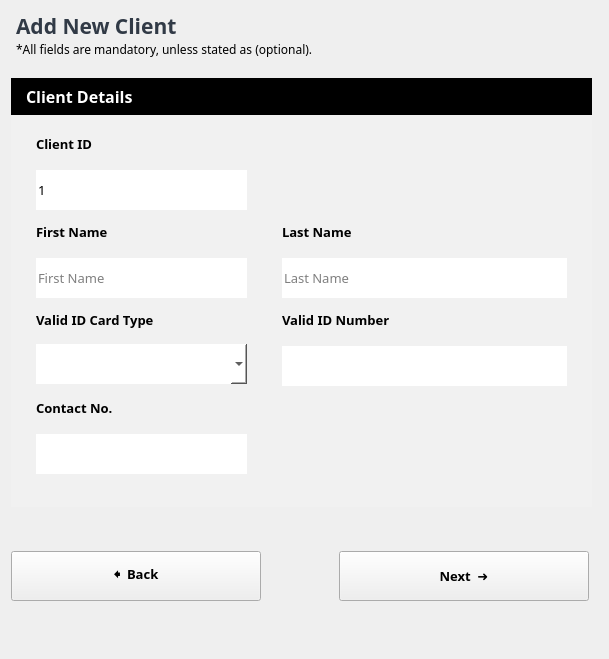
                <widget class="QWidget" name="page_3">
                 <layout class="QGridLayout" name="gridLayout_3">
                  <property name="verticalSpacing">
                   <number>0</number>
                  </property>
                  <item row="1" column="0">
                   <widget class="QWidget" name="widget_111" native="true">
                    <property name="styleSheet">
                     <string notr="true">background-color: rgb(0, 0, 0);</string>
                    </property>
                    <layout class="QHBoxLayout" name="horizontalLayout_41">
                     <property name="leftMargin">
                      <number>15</number>
                     </property>
                     <property name="topMargin">
                      <number>7</number>
                     </property>
                     <property name="rightMargin">
                      <number>15</number>
                     </property>
                     <property name="bottomMargin">
                      <number>7</number>
                     </property>
                     <item>
                      <widget class="QLabel" name="label_88">
                       <property name="font">
                        <font>
                         <family>Century Gothic</family>
                         <pointsize>12</pointsize>
                         <weight>75</weight>
                         <bold>true</bold>
                        </font>
                       </property>
                       <property name="styleSheet">
                        <string notr="true">color: rgb(255, 255, 255);</string>
                       </property>
                       <property name="text">
                        <string>Client Details</string>
                       </property>
                      </widget>
                     </item>
                    </layout>
                   </widget>
                  </item>
                  <item row="3" column="0" colspan="2">
                   <widget class="QWidget" name="widget_2" native="true">
                    <layout class="QGridLayout" name="gridLayout_4">
                     <property name="leftMargin">
                      <number>0</number>
                     </property>
                     <item row="3" column="2">
                      <widget class="QWidget" name="widget_8" native="true"/>
                     </item>
                     <item row="3" column="3">
                      <spacer name="verticalSpacer_3">
                       <property name="orientation">
                        <enum>Qt::Vertical</enum>
                       </property>
                       <property name="sizeType">
                        <enum>QSizePolicy::Expanding</enum>
                       </property>
                       <property name="sizeHint" stdset="0">
                        <size>
                         <width>20</width>
                         <height>32</height>
                        </size>
                       </property>
                      </spacer>
                     </item>
                     <item row="2" column="3">
                      <widget class="QPushButton" name="btnACnext">
                       <property name="sizePolicy">
                        <sizepolicy hsizetype="Expanding" vsizetype="Fixed">
                         <horstretch>0</horstretch>
                         <verstretch>0</verstretch>
                        </sizepolicy>
                       </property>
                       <property name="minimumSize">
                        <size>
                         <width>250</width>
                         <height>50</height>
                        </size>
                       </property>
                       <property name="maximumSize">
                        <size>
                         <width>250</width>
                         <height>16777215</height>
                        </size>
                       </property>
                       <property name="font">
                        <font>
                         <family>Century Gothic</family>
                         <pointsize>10</pointsize>
                         <weight>75</weight>
                         <bold>true</bold>
                        </font>
                       </property>
                       <property name="styleSheet">
                        <string notr="true">QPushButton {
	border-radius: 5px;
	border: 1px solid black;
	color: rgb(255, 255, 255);
	background-color: rgb(0, 0, 0);
}

QPushButton:hover {
	
	background-color: rgb(70, 70, 70);
}

QPushButton:pressed {
	color: rgb(106, 106, 106);
	background-color: rgb(0, 0, 0);
}background-color: rgb(255, 255, 255);</string>
                       </property>
                       <property name="text">
                        <string>Next  ➜</string>
                       </property>
                      </widget>
                     </item>
                     <item row="2" column="0">
                      <widget class="QPushButton" name="btnACback">
                       <property name="sizePolicy">
                        <sizepolicy hsizetype="Expanding" vsizetype="Fixed">
                         <horstretch>0</horstretch>
                         <verstretch>0</verstretch>
                        </sizepolicy>
                       </property>
                       <property name="minimumSize">
                        <size>
                         <width>250</width>
                         <height>50</height>
                        </size>
                       </property>
                       <property name="maximumSize">
                        <size>
                         <width>250</width>
                         <height>16777215</height>
                        </size>
                       </property>
                       <property name="font">
                        <font>
                         <family>Century Gothic</family>
                         <pointsize>10</pointsize>
                         <weight>75</weight>
                         <bold>true</bold>
                        </font>
                       </property>
                       <property name="styleSheet">
                        <string notr="true">QPushButton {
	border-radius: 5px;
	border: 1px solid black;
	color: rgb(255, 255, 255);
	background-color: rgb(0, 0, 0);
}

QPushButton:hover {
	
	background-color: rgb(70, 70, 70);
}

QPushButton:pressed {
	color: rgb(106, 106, 106);
	background-color: rgb(0, 0, 0);
}background-color: rgb(255, 255, 255);</string>
                       </property>
                       <property name="text">
                        <string>🠸  Back</string>
                       </property>
                      </widget>
                     </item>
                     <item row="1" column="3">
                      <spacer name="verticalSpacer_4">
                       <property name="orientation">
                        <enum>Qt::Vertical</enum>
                       </property>
                       <property name="sizeType">
                        <enum>QSizePolicy::Fixed</enum>
                       </property>
                       <property name="sizeHint" stdset="0">
                        <size>
                         <width>20</width>
                         <height>35</height>
                        </size>
                       </property>
                      </spacer>
                     </item>
                     <item row="2" column="1">
                      <spacer name="horizontalSpacer_5">
                       <property name="orientation">
                        <enum>Qt::Horizontal</enum>
                       </property>
                       <property name="sizeHint" stdset="0">
                        <size>
                         <width>40</width>
                         <height>20</height>
                        </size>
                       </property>
                      </spacer>
                     </item>
                    </layout>
                   </widget>
                  </item>
                  <item row="2" column="0">
                   <widget class="QWidget" name="widget_110" native="true">
                    <property name="sizePolicy">
                     <sizepolicy hsizetype="Expanding" vsizetype="Expanding">
                      <horstretch>0</horstretch>
                      <verstretch>0</verstretch>
                     </sizepolicy>
                    </property>
                    <property name="styleSheet">
                     <string notr="true">background-color: rgb(241, 241, 241);</string>
                    </property>
                    <layout class="QGridLayout" name="gridLayout_5">
                     <property name="leftMargin">
                      <number>25</number>
                     </property>
                     <property name="topMargin">
                      <number>20</number>
                     </property>
                     <property name="rightMargin">
                      <number>25</number>
                     </property>
                     <property name="bottomMargin">
                      <number>35</number>
                     </property>
                     <property name="horizontalSpacing">
                      <number>35</number>
                     </property>
                     <property name="verticalSpacing">
                      <number>15</number>
                     </property>
                     <item row="3" column="2">
                      <spacer name="horizontalSpacer_4">
                       <property name="orientation">
                        <enum>Qt::Horizontal</enum>
                       </property>
                       <property name="sizeType">
                        <enum>QSizePolicy::Fixed</enum>
                       </property>
                       <property name="sizeHint" stdset="0">
                        <size>
                         <width>180</width>
                         <height>20</height>
                        </size>
                       </property>
                      </spacer>
                     </item>
                     <item row="8" column="0">
                      <widget class="QLabel" name="label_23">
                       <property name="font">
                        <font>
                         <family>Century Gothic</family>
                         <pointsize>10</pointsize>
                         <weight>75</weight>
                         <bold>true</bold>
                        </font>
                       </property>
                       <property name="text">
                        <string>Contact No.</string>
                       </property>
                      </widget>
                     </item>
                     <item row="5" column="2">
                      <widget class="QLineEdit" name="txtClastname">
                       <property name="minimumSize">
                        <size>
                         <width>0</width>
                         <height>40</height>
                        </size>
                       </property>
                       <property name="maximumSize">
                        <size>
                         <width>16777215</width>
                         <height>35</height>
                        </size>
                       </property>
                       <property name="font">
                        <font>
                         <family>Century Gothic</family>
                         <pointsize>10</pointsize>
                        </font>
                       </property>
                       <property name="styleSheet">
                        <string notr="true">background-color: rgb(255, 255, 255);
color: rgb(0, 0, 0);
border: none;</string>
                       </property>
                       <property name="placeholderText">
                        <string>Last Name</string>
                       </property>
                      </widget>
                     </item>
                     <item row="6" column="2">
                      <widget class="QLabel" name="label_29">
                       <property name="font">
                        <font>
                         <family>Century Gothic</family>
                         <pointsize>10</pointsize>
                         <weight>75</weight>
                         <bold>true</bold>
                        </font>
                       </property>
                       <property name="text">
                        <string>Valid ID Number</string>
                       </property>
                      </widget>
                     </item>
                     <item row="4" column="2">
                      <widget class="QLabel" name="label_110">
                       <property name="font">
                        <font>
                         <family>Century Gothic</family>
                         <pointsize>10</pointsize>
                         <weight>75</weight>
                         <bold>true</bold>
                        </font>
                       </property>
                       <property name="text">
                        <string>Last Name</string>
                       </property>
                      </widget>
                     </item>
                     <item row="3" column="0">
                      <widget class="QLineEdit" name="txtCid">
                       <property name="minimumSize">
                        <size>
                         <width>0</width>
                         <height>40</height>
                        </size>
                       </property>
                       <property name="maximumSize">
                        <size>
                         <width>16777215</width>
                         <height>35</height>
                        </size>
                       </property>
                       <property name="font">
                        <font>
                         <family>Century Gothic</family>
                         <pointsize>10</pointsize>
                        </font>
                       </property>
                       <property name="styleSheet">
                        <string notr="true">background-color: rgb(255, 255, 255);
color: rgb(0, 0, 0);
border: none;</string>
                       </property>
                       <property name="text">
                        <string>1</string>
                       </property>
                       <property name="readOnly">
                        <bool>true</bool>
                       </property>
                       <property name="placeholderText">
                        <string/>
                       </property>
                      </widget>
                     </item>
                     <item row="9" column="0">
                      <widget class="QLineEdit" name="txtCcontactno">
                       <property name="minimumSize">
                        <size>
                         <width>0</width>
                         <height>40</height>
                        </size>
                       </property>
                       <property name="maximumSize">
                        <size>
                         <width>16777215</width>
                         <height>35</height>
                        </size>
                       </property>
                       <property name="font">
                        <font>
                         <family>Century Gothic</family>
                         <pointsize>10</pointsize>
                        </font>
                       </property>
                       <property name="styleSheet">
                        <string notr="true">background-color: rgb(255, 255, 255);
color: rgb(0, 0, 0);
border: none;</string>
                       </property>
                       <property name="placeholderText">
                        <string/>
                       </property>
                      </widget>
                     </item>
                     <item row="7" column="2">
                      <widget class="QLineEdit" name="txtCidnum">
                       <property name="minimumSize">
                        <size>
                         <width>285</width>
                         <height>40</height>
                        </size>
                       </property>
                       <property name="maximumSize">
                        <size>
                         <width>16777215</width>
                         <height>35</height>
                        </size>
                       </property>
                       <property name="font">
                        <font>
                         <family>Century Gothic</family>
                         <pointsize>10</pointsize>
                        </font>
                       </property>
                       <property name="styleSheet">
                        <string notr="true">background-color: rgb(255, 255, 255);
color: rgb(0, 0, 0);
border: none;</string>
                       </property>
                       <property name="placeholderText">
                        <string/>
                       </property>
                      </widget>
                     </item>
                     <item row="5" column="0">
                      <widget class="QLineEdit" name="txtCfirstname">
                       <property name="minimumSize">
                        <size>
                         <width>0</width>
                         <height>40</height>
                        </size>
                       </property>
                       <property name="maximumSize">
                        <size>
                         <width>16777215</width>
                         <height>35</height>
                        </size>
                       </property>
                       <property name="font">
                        <font>
                         <family>Century Gothic</family>
                         <pointsize>10</pointsize>
                        </font>
                       </property>
                       <property name="styleSheet">
                        <string notr="true">background-color: rgb(255, 255, 255);
color: rgb(0, 0, 0);
border: none;</string>
                       </property>
                       <property name="placeholderText">
                        <string>First Name</string>
                       </property>
                      </widget>
                     </item>
                     <item row="6" column="0">
                      <widget class="QLabel" name="label_26">
                       <property name="font">
                        <font>
                         <family>Century Gothic</family>
                         <pointsize>10</pointsize>
                         <weight>75</weight>
                         <bold>true</bold>
                        </font>
                       </property>
                       <property name="text">
                        <string>Valid ID Card Type</string>
                       </property>
                      </widget>
                     </item>
                     <item row="2" column="0">
                      <widget class="QLabel" name="label_52">
                       <property name="font">
                        <font>
                         <family>Century Gothic</family>
                         <pointsize>10</pointsize>
                         <weight>75</weight>
                         <bold>true</bold>
                        </font>
                       </property>
                       <property name="text">
                        <string>Client ID</string>
                       </property>
                      </widget>
                     </item>
                     <item row="4" column="0">
                      <widget class="QLabel" name="label_109">
                       <property name="font">
                        <font>
                         <family>Century Gothic</family>
                         <pointsize>10</pointsize>
                         <weight>75</weight>
                         <bold>true</bold>
                        </font>
                       </property>
                       <property name="text">
                        <string>First Name</string>
                       </property>
                      </widget>
                     </item>
                     <item row="7" column="0">
                      <widget class="QComboBox" name="cboCidtype">
                       <property name="minimumSize">
                        <size>
                         <width>0</width>
                         <height>40</height>
                        </size>
                       </property>
                       <property name="font">
                        <font>
                         <family>Century Gothic</family>
                         <pointsize>10</pointsize>
                        </font>
                       </property>
                       <property name="styleSheet">
                        <string notr="true">background-color: rgb(255, 255, 255);
color: rgb(0, 0, 0);
border: none;</string>
                       </property>
                       <item>
                        <property name="text">
                         <string/>
                        </property>
                       </item>
                       <item>
                        <property name="text">
                         <string>Driver's License</string>
                        </property>
                       </item>
                       <item>
                        <property name="text">
                         <string>National ID</string>
                        </property>
                       </item>
                       <item>
                        <property name="text">
                         <string>PhilHealth ID</string>
                        </property>
                       </item>
                       <item>
                        <property name="text">
                         <string>Postal ID</string>
                        </property>
                       </item>
                       <item>
                        <property name="text">
                         <string>School ID</string>
                        </property>
                       </item>
                       <item>
                        <property name="text">
                         <string>Senior Citizen ID</string>
                        </property>
                       </item>
                       <item>
                        <property name="text">
                         <string>Unified Multi-Purpose ID (UMID)</string>
                        </property>
                       </item>
                       <item>
                        <property name="text">
                         <string>Voter's ID</string>
                        </property>
                       </item>
                      </widget>
                     </item>
                    </layout>
                   </widget>
                  </item>
                  <item row="0" column="0">
                   <widget class="QWidget" name="widget_71" native="true">
                    <property name="minimumSize">
                     <size>
                      <width>0</width>
                      <height>67</height>
                     </size>
                    </property>
                    <layout class="QGridLayout" name="gridLayout_48">
                     <property name="leftMargin">
                      <number>5</number>
                     </property>
                     <property name="topMargin">
                      <number>0</number>
                     </property>
                     <property name="rightMargin">
                      <number>5</number>
                     </property>
                     <property name="bottomMargin">
                      <number>0</number>
                     </property>
                     <property name="spacing">
                      <number>0</number>
                     </property>
                     <item row="1" column="0">
                      <widget class="QLabel" name="label_55">
                       <property name="font">
                        <font>
                         <family>Century Gothic</family>
                         <pointsize>9</pointsize>
                        </font>
                       </property>
                       <property name="text">
                        <string>*All fields are mandatory, unless stated as (optional).</string>
                       </property>
                      </widget>
                     </item>
                     <item row="0" column="0">
                      <widget class="QLabel" name="lblClientPage">
                       <property name="font">
                        <font>
                         <family>Century Gothic</family>
                         <pointsize>16</pointsize>
                         <weight>75</weight>
                         <bold>true</bold>
                        </font>
                       </property>
                       <property name="styleSheet">
                        <string notr="true">color: rgb(49, 58, 70);</string>
                       </property>
                       <property name="text">
                        <string>Add New Client</string>
                       </property>
                      </widget>
                     </item>
                     <item row="0" column="1">
                      <spacer name="horizontalSpacer_32">
                       <property name="orientation">
                        <enum>Qt::Horizontal</enum>
                       </property>
                       <property name="sizeHint" stdset="0">
                        <size>
                         <width>40</width>
                         <height>20</height>
                        </size>
                       </property>
                      </spacer>
                     </item>
                     <item row="2" column="0">
                      <spacer name="verticalSpacer_13">
                       <property name="orientation">
                        <enum>Qt::Vertical</enum>
                       </property>
                       <property name="sizeType">
                        <enum>QSizePolicy::Fixed</enum>
                       </property>
                       <property name="sizeHint" stdset="0">
                        <size>
                         <width>20</width>
                         <height>20</height>
                        </size>
                       </property>
                      </spacer>
                     </item>
                    </layout>
                   </widget>
                  </item>
                 </layout>
                </widget>
